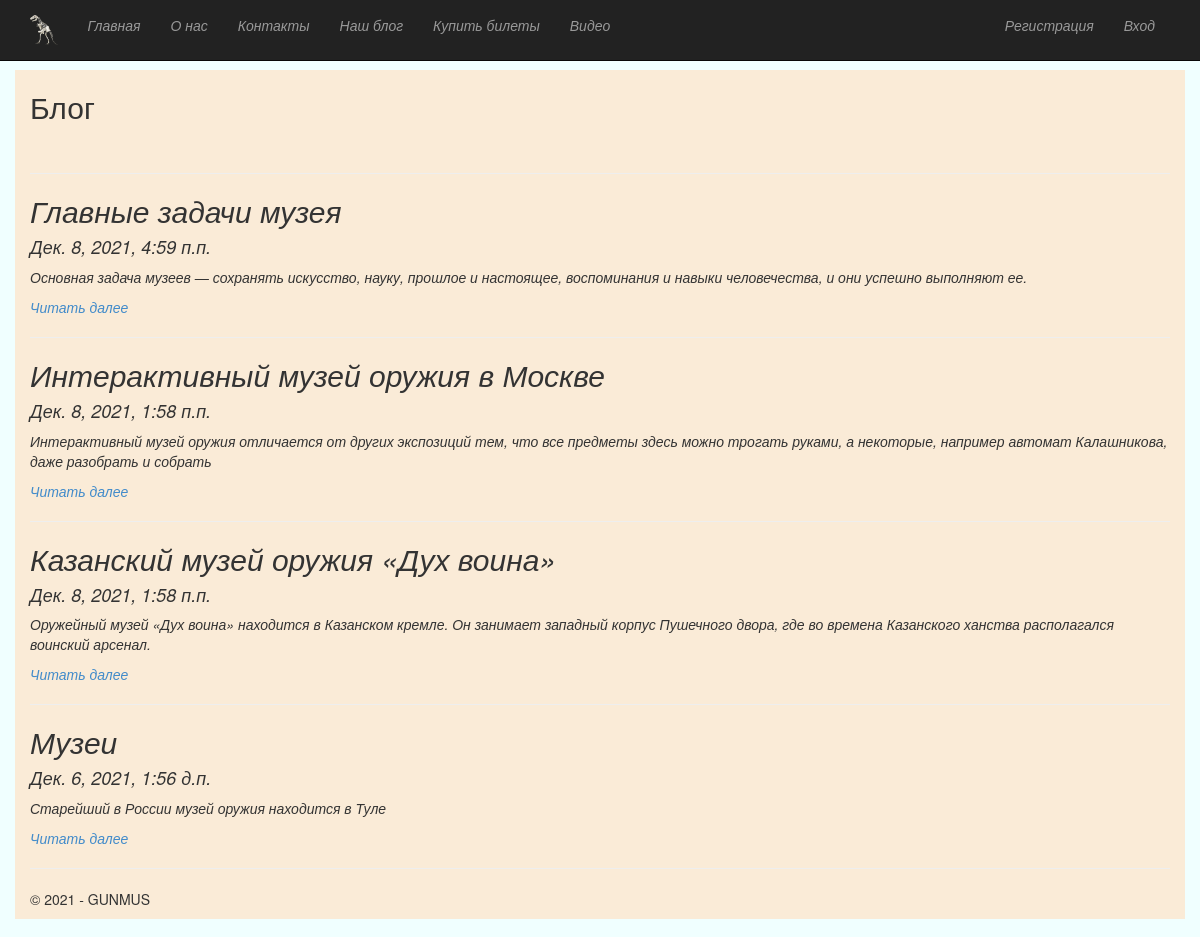
/blog, run on an earlier commit of the app's database.
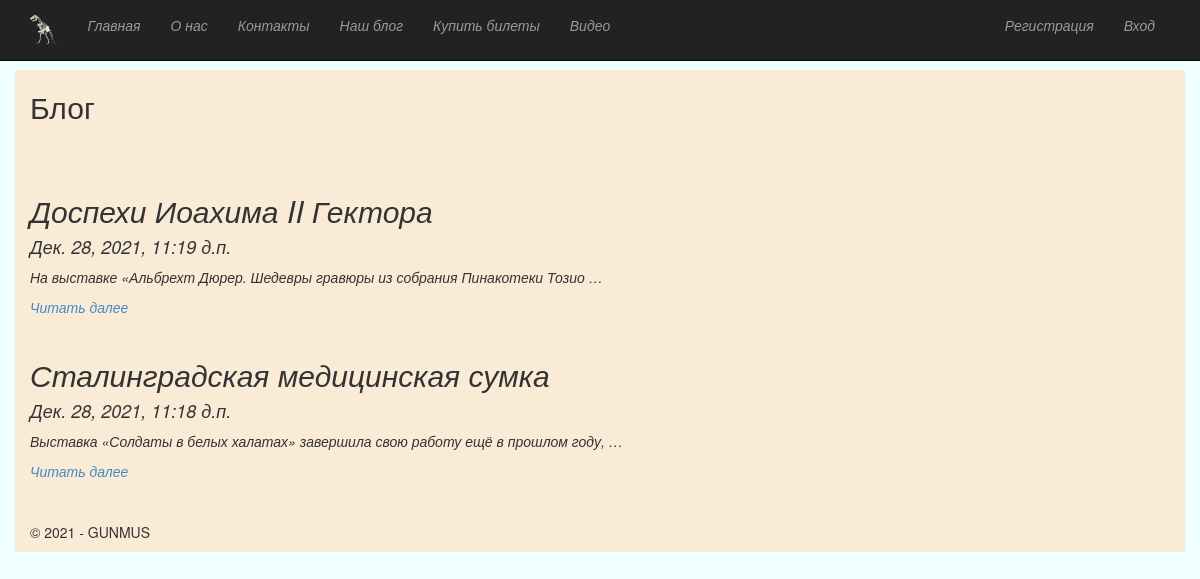
And on a later commit of the database.
### app/models.py (models this page shows, shortened)
class Blog(models.Model):
    title = models.CharField(max_length = 100, unique_for_date = "posted", verbose_name = "Заголовок")
    description = models.TextField(verbose_name = "Краткое содержание")
    content = models.TextField(verbose_name = "Полное содержание")
    posted = models.DateTimeField(default = datetime.now(), db_index = True, verbose_name = "Опубликован")
    author = models.ForeignKey(User, null=True, blank=True, on_delete = models.SET_NULL, verbose_name = "Автор")
    image = models.FileField(default = 'temp.jpg', verbose_name = "Путь к картинке")
    class Meta:
        db_table = "Posts"
        ordering = ["-posted"]
        verbose_name = "Пост"
        verbose_name_plural = "Пост"

### app/views.py (the view)
# urls.py: url(r'^blog$', app.views.blog, name='blog'),
def blog(request):
    assert isinstance(request, HttpRequest)
    posts = Blog.objects.all() # запрос на выбор всех статей блога из модели
    return render(
        request,
        'app/blog.html',
        {
            'title':'Блог',
            'posts': posts, # передача списка статей в шаблон веб-страницы
            'year':datetime.now().year,
        }
    )

### app/templates/app/blog.html
{% extends "app/layout.html" %}
{% block content %}
<h2>{{ title }}</h2> <br />
{% for post in posts %}
<hr/>
<div class="" style=" font-style:italic; font-size:1em;">
<h2> {{post.title}} </h2>
<h4> {{post.posted}} </h4>
<p> {{post.description}} </p>
<p ><a href="{% url 'blogpost' parametr=post.id %}" > Читать далее </a> </p>
</div>
{% endfor %}
{% endblock %}

### app/templates/app/layout.html (shortened to what this page needs)
﻿<!DOCTYPE html>
<html>
<head>
    {% load staticfiles %}
    <link rel="stylesheet" type="text/css" href="{% static 'app/content/bootstrap.min.css' %}" />
    <link rel="stylesheet" type="text/css" href="{% static 'app/content/site.css' %}" />
    <link rel="stylesheet" type="text/css" href="{% static 'app/content/style.css' %}" />
</head>
<body style=" background-color: azure;">
    <div class="navbar navbar-inverse navbar-fixed-top" style=" font-style:italic; font-size:1em;">
        <div class="container" >
            <div class="navbar-header">
                <a href="/" class="navbar-brand"> <img style="height:30px; width:auto;" src="{% static 'app/content/logo.png' %}" alt="logo" /> </a>
            </div>
            <div class="navbar-collapse collapse">
                <ul class="nav navbar-nav">
                    <li><a href="{% url 'home' %}">Главная</a></li>
                    <li><a href="{% url 'about' %}">О нас</a></li>
                    <li><a href="{% url 'contact' %}">Контакты</a></li>
                    <li><a href="{% url 'blog' %}">Наш блог</a></li>
                    {% if not user.is_staff %}
                    <li><a href="{% url 'tikets' %}">Купить билеты</a></li>
                    {% endif %}
                    <li><a href="{% url 'videopost' %}">Видео</a></li>
                </ul>
                {% include 'app/loginpartial.html' %}
            </div>
        </div>
    </div>
    <div class="container body-content" style="background-color:antiquewhite;">
{% block content %}{% endblock %}
        <hr/>
        <footer>
            <p>&copy; {{ year }} - GUNMUS</p>
        </footer>
    </div>
</body>
</html>

### app/templates/app/loginpartial.html
{% if user.is_authenticated %}
<form id="logoutForm" action="/logout" method="post" class="navbar-right">
    {% csrf_token %}
    <ul class="nav navbar-nav navbar-right">
        <li><span class="navbar-brand"> {{ user.username }}!</span></li>
        <li><a href="javascript:document.getElementById('logoutForm').submit()">Выход</a></li>
    </ul>
</form>
{% else %}
<ul class="nav navbar-nav navbar-right">
    <li>{% if not user.is_authenticated %}
                    <li><a href="{% url 'registration' %}" class="rega">Регистрация</a></li>
                {% endif %}</li>
    <li><a href="{% url 'login' %}">Вход</a></li>
</ul>
{% endif %}

### app/static/app/content/site.css (style rules this page uses)
body { padding-top: 50px; padding-bottom: 20px; }
.body-content { padding-left: 15px; padding-right: 15px; }

What changed in the data, as far as the page shows it:
removed Blog: title "Главные задачи музея", posted "Дек. 8, 2021, 4:59 п.п.", description "Основная задача музеев — сохранять искусство, науку, прошлое и настоящее, воспоминания и навыки человечества, и они успешно выполняют ее."
removed Blog: title "Интерактивный музей оружия в Москве", posted "Дек. 8, 2021, 1:58 п.п.", description "Интерактивный музей оружия отличается от других экспозиций тем, что все предметы здесь можно трогать руками, а некоторые, например автомат Калашникова, даже разобрать и собрать"
removed Blog: title "Казанский музей оружия «Дух воина»", posted "Дек. 8, 2021, 1:58 п.п.", description "Оружейный музей «Дух воина» находится в Казанском кремле. Он занимает западный корпус Пушечного двора, где во времена Казанского ханства располагался воинский арсенал."
removed Blog: title "Музеи", posted "Дек. 6, 2021, 1:56 д.п.", description "Старейший в России музей оружия находится в Туле"
added Blog: title "Доспехи Иоахима II Гектора", posted "Дек. 28, 2021, 11:19 д.п.", description "На выставке «Альбрехт Дюрер. Шедевры гравюры из собрания Пинакотеки Тозио …"
added Blog: title "Сталинградская медицинская сумка", posted "Дек. 28, 2021, 11:18 д.п.", description "Выставка «Солдаты в белых халатах» завершила свою работу ещё в прошлом году, …"
